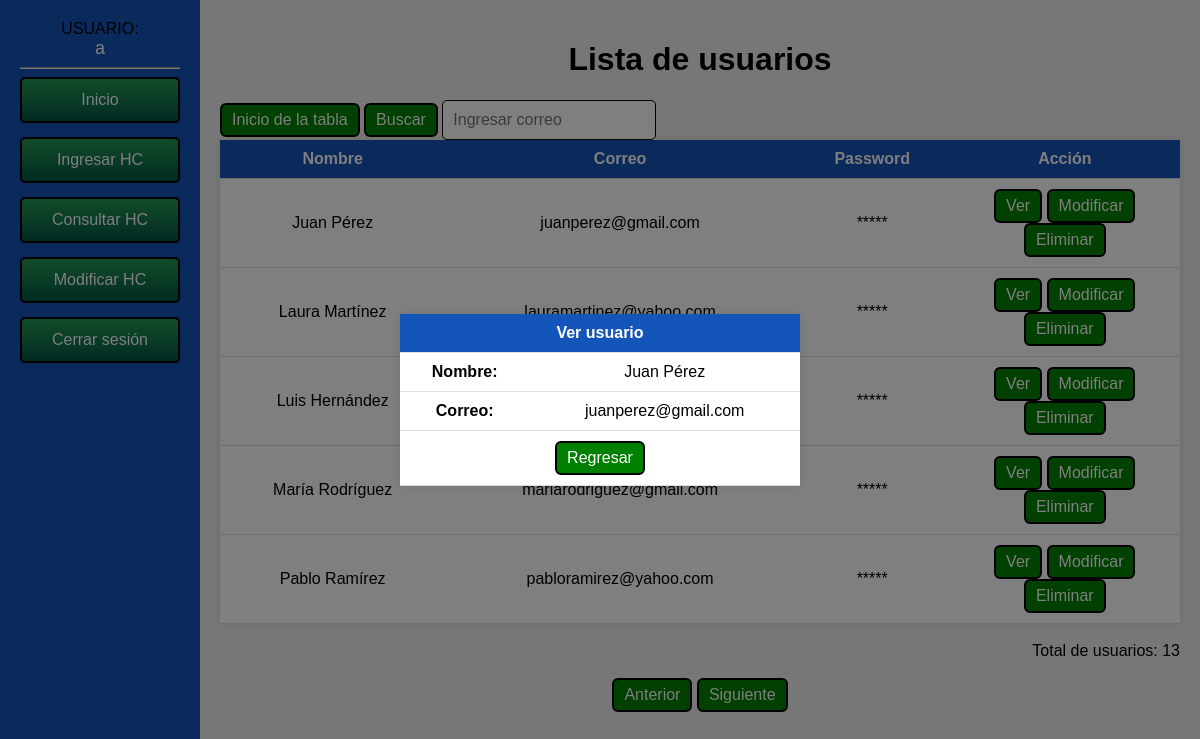
Page /usuarios_ver.php?correo=juanperez@gmail.com&pag=2 (signed in) on the committed database.
### tables this page shows
CREATE TABLE `usuarios` (
  `nom` varchar(50) NOT NULL,
  `correo` varchar(50) NOT NULL,
  `pass` varchar(50) NOT NULL
);

### usuarios_tabla.php (the view, shortened to what this page needs)
<?php
include('conexion.php');
include("barra_lateral.php");
?>
<html>
<body>
<div class="ContenedorPrincipal">
<?php
    $filasmax = 5;
    if (isset($_GET['pag']))
	{
        $pagina = $_GET['pag'];
    } else
	{
        $pagina = 1;
    }
 if(isset($_POST['btnbuscar']))
{
$buscar = $_POST['txtbuscar'];
 $sqlusu = mysqli_query($conn, "SELECT * FROM usuarios where correo = '".$buscar."'");
}
else
{
 $sqlusu = mysqli_query($conn, "SELECT * FROM usuarios ORDER BY nom ASC LIMIT " . (($pagina - 1) * $filasmax)  . "," . $filasmax);
}
    $resultadoMaximo = mysqli_query($conn, "SELECT count(*) as num_usuarios FROM usuarios");
    $maxusutabla = mysqli_fetch_assoc($resultadoMaximo)['num_usuarios'];
    ?>
	<div class="ContenedorTabla" >
	<form method="POST">
	<h1>Lista de usuarios</h1>
	<div style="text-align:left">
	<a href="usuarios_tabla.php" class="BotonesUsuarios">Inicio de la tabla</a>
	<input class="BotonesUsuarios" type="submit" value="Buscar" name="btnbuscar">
	<input class="CajaTexto" type="text" name="txtbuscar"  placeholder="Ingresar correo" autocomplete="off" style='width:20%'>
	</div>
			</form>
    <table>
			<tr>
			<th>Nombre</th>
			<th>Correo</th>
            <th>Password</th>
			<th>Acción</th>
			</tr>
        <?php
        while ($mostrar = mysqli_fetch_assoc($sqlusu))
		{
            echo "<tr>";
            echo "<td>".$mostrar['nom']."</td>";
			echo "<td>".$mostrar['correo']."</td>";
			 echo "<td>*****</td>";
            echo "<td style='width:24%'>
			<a class='BotonesUsuarios' href=\"usuarios_ver.php?correo=$mostrar[correo]&pag=$pagina\">Ver</a>
			<a class='BotonesUsuarios' href=\"usuarios_modificar.php?correo=$mostrar[correo]&pag=$pagina\">Modificar</a>
			<a class='BotonesUsuarios' href=\"usuarios_eliminar.php?correo=$mostrar[correo]&pag=$pagina\" onClick=\"return confirm('¿Estás seguro de eliminar a $mostrar[nom]?')\">Eliminar</a>
			</td>";
        }
        ?>
    </table>
	<div style='text-align:right'>
	<br>
	<?php echo "Total de usuarios: ".$maxusutabla;?>
	</div>
	</div>
<div style='text-align:right'>
<br>
</div>
<div style="text-align:center">
<?php
if (isset($_GET['pag'])) {
if ($_GET['pag'] > 1) {
 ?>
<a class="BotonesUsuarios" href="usuarios_tabla.php?pag=<?php echo $_GET['pag'] - 1; ?>">Anterior</a>
<?php
}
else
{
?>
<a class="BotonesUsuarios" href="#" style="pointer-events: none">Anterior</a>
<?php
}
?>
 <?php
}
else
{
?>
<a class="BotonesUsuarios" href="#" style="pointer-events: none">Anterior</a>
<?php
}
if (isset($_GET['pag'])) {
if ((($pagina) * $filasmax) < $maxusutabla) {
?>
<a class="BotonesUsuarios" href="usuarios_tabla.php?pag=<?php echo $_GET['pag'] + 1; ?>">Siguiente</a>
<?php
} else {
?>
<a class="BotonesUsuarios" href="#" style="pointer-events: none">Siguiente</a>
<?php
}
?>
<?php
} else {
?>
<a class="BotonesUsuarios" href="usuarios_tabla.php?pag=2">Siguiente</a>
<?php
}
?>
</div>
</div>
</body>
</html>

### barra_lateral.php (shortened to what this page needs)
<?php
$usuarioingresado = $_SESSION['usuarioingresando'];
$buscandousu = mysqli_query($conn, "SELECT * FROM usuarios WHERE correo = '$usuarioingresado'");
$mostrar = mysqli_fetch_array($buscandousu);
?>
<!DOCTYPE html>
<html>
<head>
<link rel="stylesheet" href="style.css">
</head>
<body>
<div class="BarraLateral">
<ul>
    USUARIO:
    <div class="NomUsuario"><?php echo htmlspecialchars($mostrar['nom'], ENT_QUOTES, 'UTF-8'); ?></div>
    <hr>
    <li><a href="principal.php">Inicio</a></li>
    <li><a href="registrar_hc.php">Ingresar HC</a></li>
	<li><a href="consultar_hc.php">Consultar HC</a></li>
	<li><a href="registrar_hc.php">Modificar HC</a></li>
    <li><a href="cerrar_sesion.php">Cerrar sesión</a></li>
</ul>
</div>
</body>
</html>

### usuarios_ver.php
<?php
include("conexion.php");
include("usuarios_tabla.php");
$pagina = $_GET['pag'];
$correo = $_GET['correo'];
$querybuscar = mysqli_query($conn, "SELECT * FROM usuarios WHERE correo = '$correo'");
while($mostrar = mysqli_fetch_array($querybuscar))
{
	$usunom 	= $mostrar['nom'];
	$usucorreo 	= $mostrar['correo'];
}
?>
<html>
<body>
<div class="caja_popup2">
<form class="contenedor_popup" method="POST">
<table>
<tr><th colspan="2">Ver usuario</th></tr>
<tr>
<td><b>Nombre:</b></td>
<td><?php echo $usunom;?></td>
</tr>
<tr>
<td><b>Correo: </b></td>
<td><?php echo $usucorreo;?></td>
</tr>
<tr>
<td colspan="2">
<?php echo "<a class='BotonesUsuarios' href=\"usuarios_tabla.php?pag=$pagina\">Regresar</a>";?>
</td>
</tr>
</table>
</form>
</div>
</body>
</html>

### style.css (style rules this page uses)
body { background: #f0f0f0; font-family: Arial, sans-serif; margin:0; padding:0; display: flex; flex-direction: column; }
.CajaTexto { width: 80%; padding: 10px; font-size:1em; border-radius:5px; border:1px solid black; color:black; }
.NomUsuario { font-size:18px; color:white; word-break:break-all; }
.BarraLateral { position: fixed; top: 0; left: 0; width: 200px; height: 100%; background-color: #1455B9; padding: 20px; box-sizing: border-box; text-align:center; }
.BarraLateral ul { list-style: none; padding: 0; margin: 0; }
.BarraLateral li { text-align:center; margin-bottom: 14px; padding: 12px 10px; border-radius:5px; border:2px solid black; background: linear-gradient(180deg,#259953,#015644); }
.BarraLateral a { color: white; text-decoration: none; }
.ContenedorPrincipal { margin-left: 200px; padding: 20px; box-sizing: border-box; text-align:center; }
table { border-collapse: collapse; width: 100%; margin: 0 auto; background-color: white; box-shadow: 0 0 10px rgba(0, 0, 0, 0.1); }
th { background-color: #1455B9; color: white; }
th, td { padding: 10px; text-align: center; border-bottom: 1px solid #dddddd; }
.ContenedorTabla { margin-left: auto; margin-right: auto; max-width:1260px; width: 100%; }
.BotonesUsuarios { text-align:center; display: inline-block; background:green; padding: 6px 10px; border-radius:6px; text-decoration: none; color:white; border:2px solid black; cursor:pointer; font-size: 16px; }
.contenedor_popup { top: 50%; left: 50%; position: absolute; transform: translate(-50%,-50%); width:400px; transition: all 0.2s; background-color:white; }
.caja_popup2 { display: block; position: absolute; padding:0; background-color:rgba(0, 0, 0, 0.5); width:100%; height:100%; }

### rows in the picture
usuarios: nom "a"
usuarios: nom "Juan Pérez", correo "juanperez@gmail.com"
usuarios: nom "Laura Martínez", correo "lauramartinez@yahoo.com"
usuarios: nom "Luis Hernández"
usuarios: nom "María Rodríguez", correo "mariarodriguez@gmail.com"
usuarios: nom "Pablo Ramírez", correo "pabloramirez@yahoo.com"

### other values in the picture
$maxusutabla "13"
